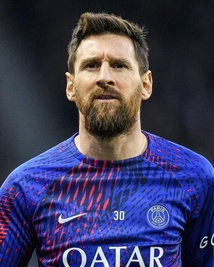
#> input picture faces_py/meixi/meixi01.jpeg, 214 x 267 px, shrunk from 684 x 855 before the run, found by its file name; its folder holds 4 pictures in this run
$ python faces_meixi_xunlian.py
#> lines starting #> are read from the running program, lines starting #| are printed output that depends on the picture
import cv2
import os
import numpy as np

# 初始化两个列表，用于存储人脸图像数据和对应的标签
faces = []
labels = []

# 定义一个字典，用于存储标签的映射关系
labels_test = {"0": "meixi"}

# 遍历"meixi"目录下的所有文件
for f in os.listdir("meixi"):
    # 如果文件不是jpg格式的图像文件，则跳过
    if '.jpeg' not in f:
        continue

    # 使用cv2.imread()函数读取图像文件，并将其转换为灰度图像
    image = cv2.imread("meixi\\" + f, cv2.IMREAD_GRAYSCALE)
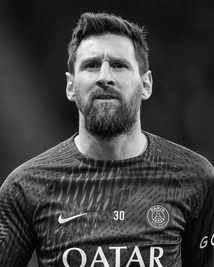
#> image: shape (267, 214); min 0, max 255, mean 65

    # 将读取到的灰度人脸图像添加到faces列表中
    faces.append(image)

    # 将标签0添加到labels列表中，表示这些人脸图像都属于标签0对应的类别
    labels.append(0)
#> pass 2 of the loop `for f in os.listdir("meixi"):`:
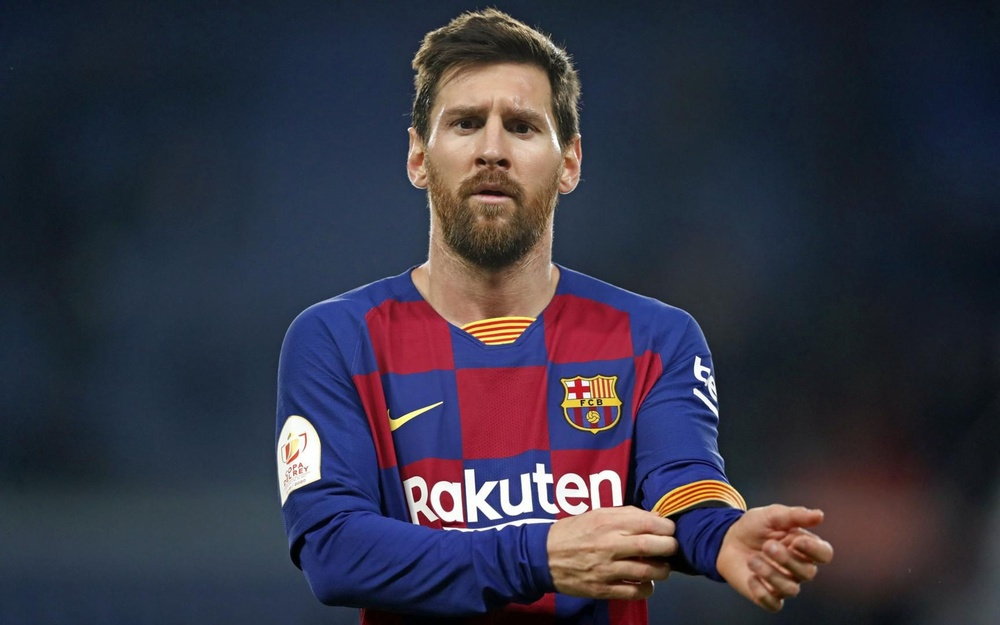
#> input picture faces_py/meixi/meixi02.jpeg, 1000 x 625 px, shrunk from 3200 x 2000 before the run, found by its file name
#> `image = cv2.imread("meixi\\" + f, cv2.IMREAD_GRAYSCALE)`:
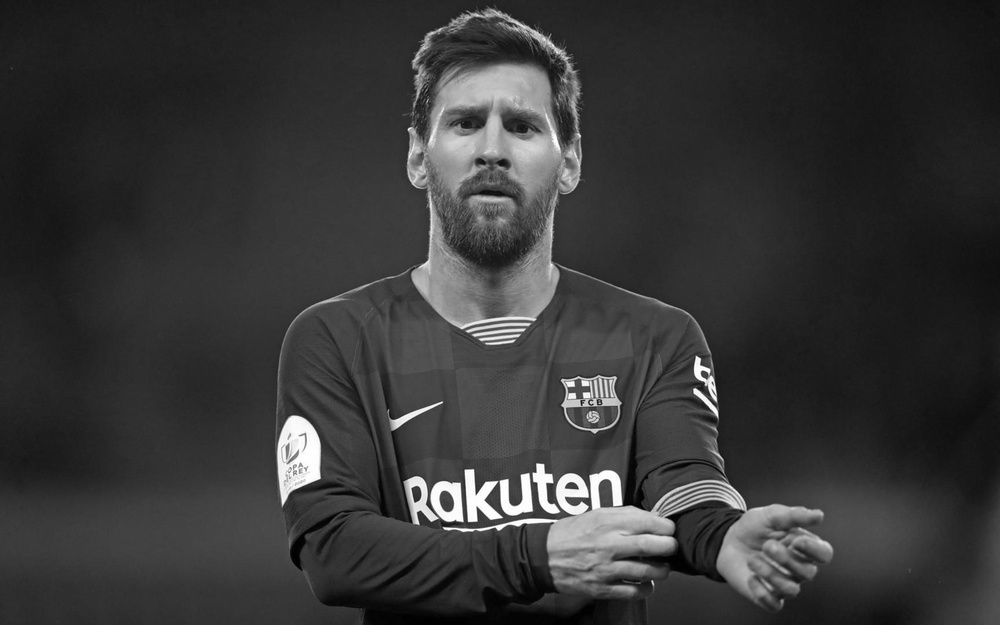
#> image: shape (625, 1000); min 0, max 255, mean 54.7
#> pass 3 of the loop `for f in os.listdir("meixi"):`:
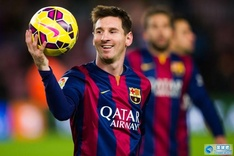
#> input picture faces_py/meixi/meixi03.jpeg, 234 x 156 px, shrunk from 750 x 500 before the run, found by its file name
#> `image = cv2.imread("meixi\\" + f, cv2.IMREAD_GRAYSCALE)`:
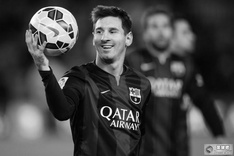
#> image: shape (156, 234); min 0, max 255, mean 70.6
#> the loop made 4 passes; the first 3 are shown

# 如果faces列表中至少有一个元素（即至少读取到一张人脸图像）
if len(faces) > 0:
    # 创建一个LBPHFaceRecognizer对象，用于人脸识别
    recognizer = cv2.face.LBPHFaceRecognizer.create()

    # 使用recognizer.train()方法训练人脸识别模型
    recognizer.train(faces, np.array(labels))

    # 使用recognizer.save()方法将训练好的模型保存到"meixi_face_model.yml"文件中
    model_path = "meixi_face_model.yml"
    recognizer.save(model_path)
    print(f"人脸特征模型训练完成，并保存到{model_path}文件中！")

    # [7 lines of commented-out code are left out]
    for i, face in enumerate(faces):
        label, confidence = recognizer.predict(face)
        print(f'Image {i + 1}:')
        print('name         ', labels_test.get(str(label), "Unknown"))
        print('confidence   ', str(confidence))
        if confidence < 50:
            print('匹配成功！')
        print('------------------------')
else:
    print("训练失败")
